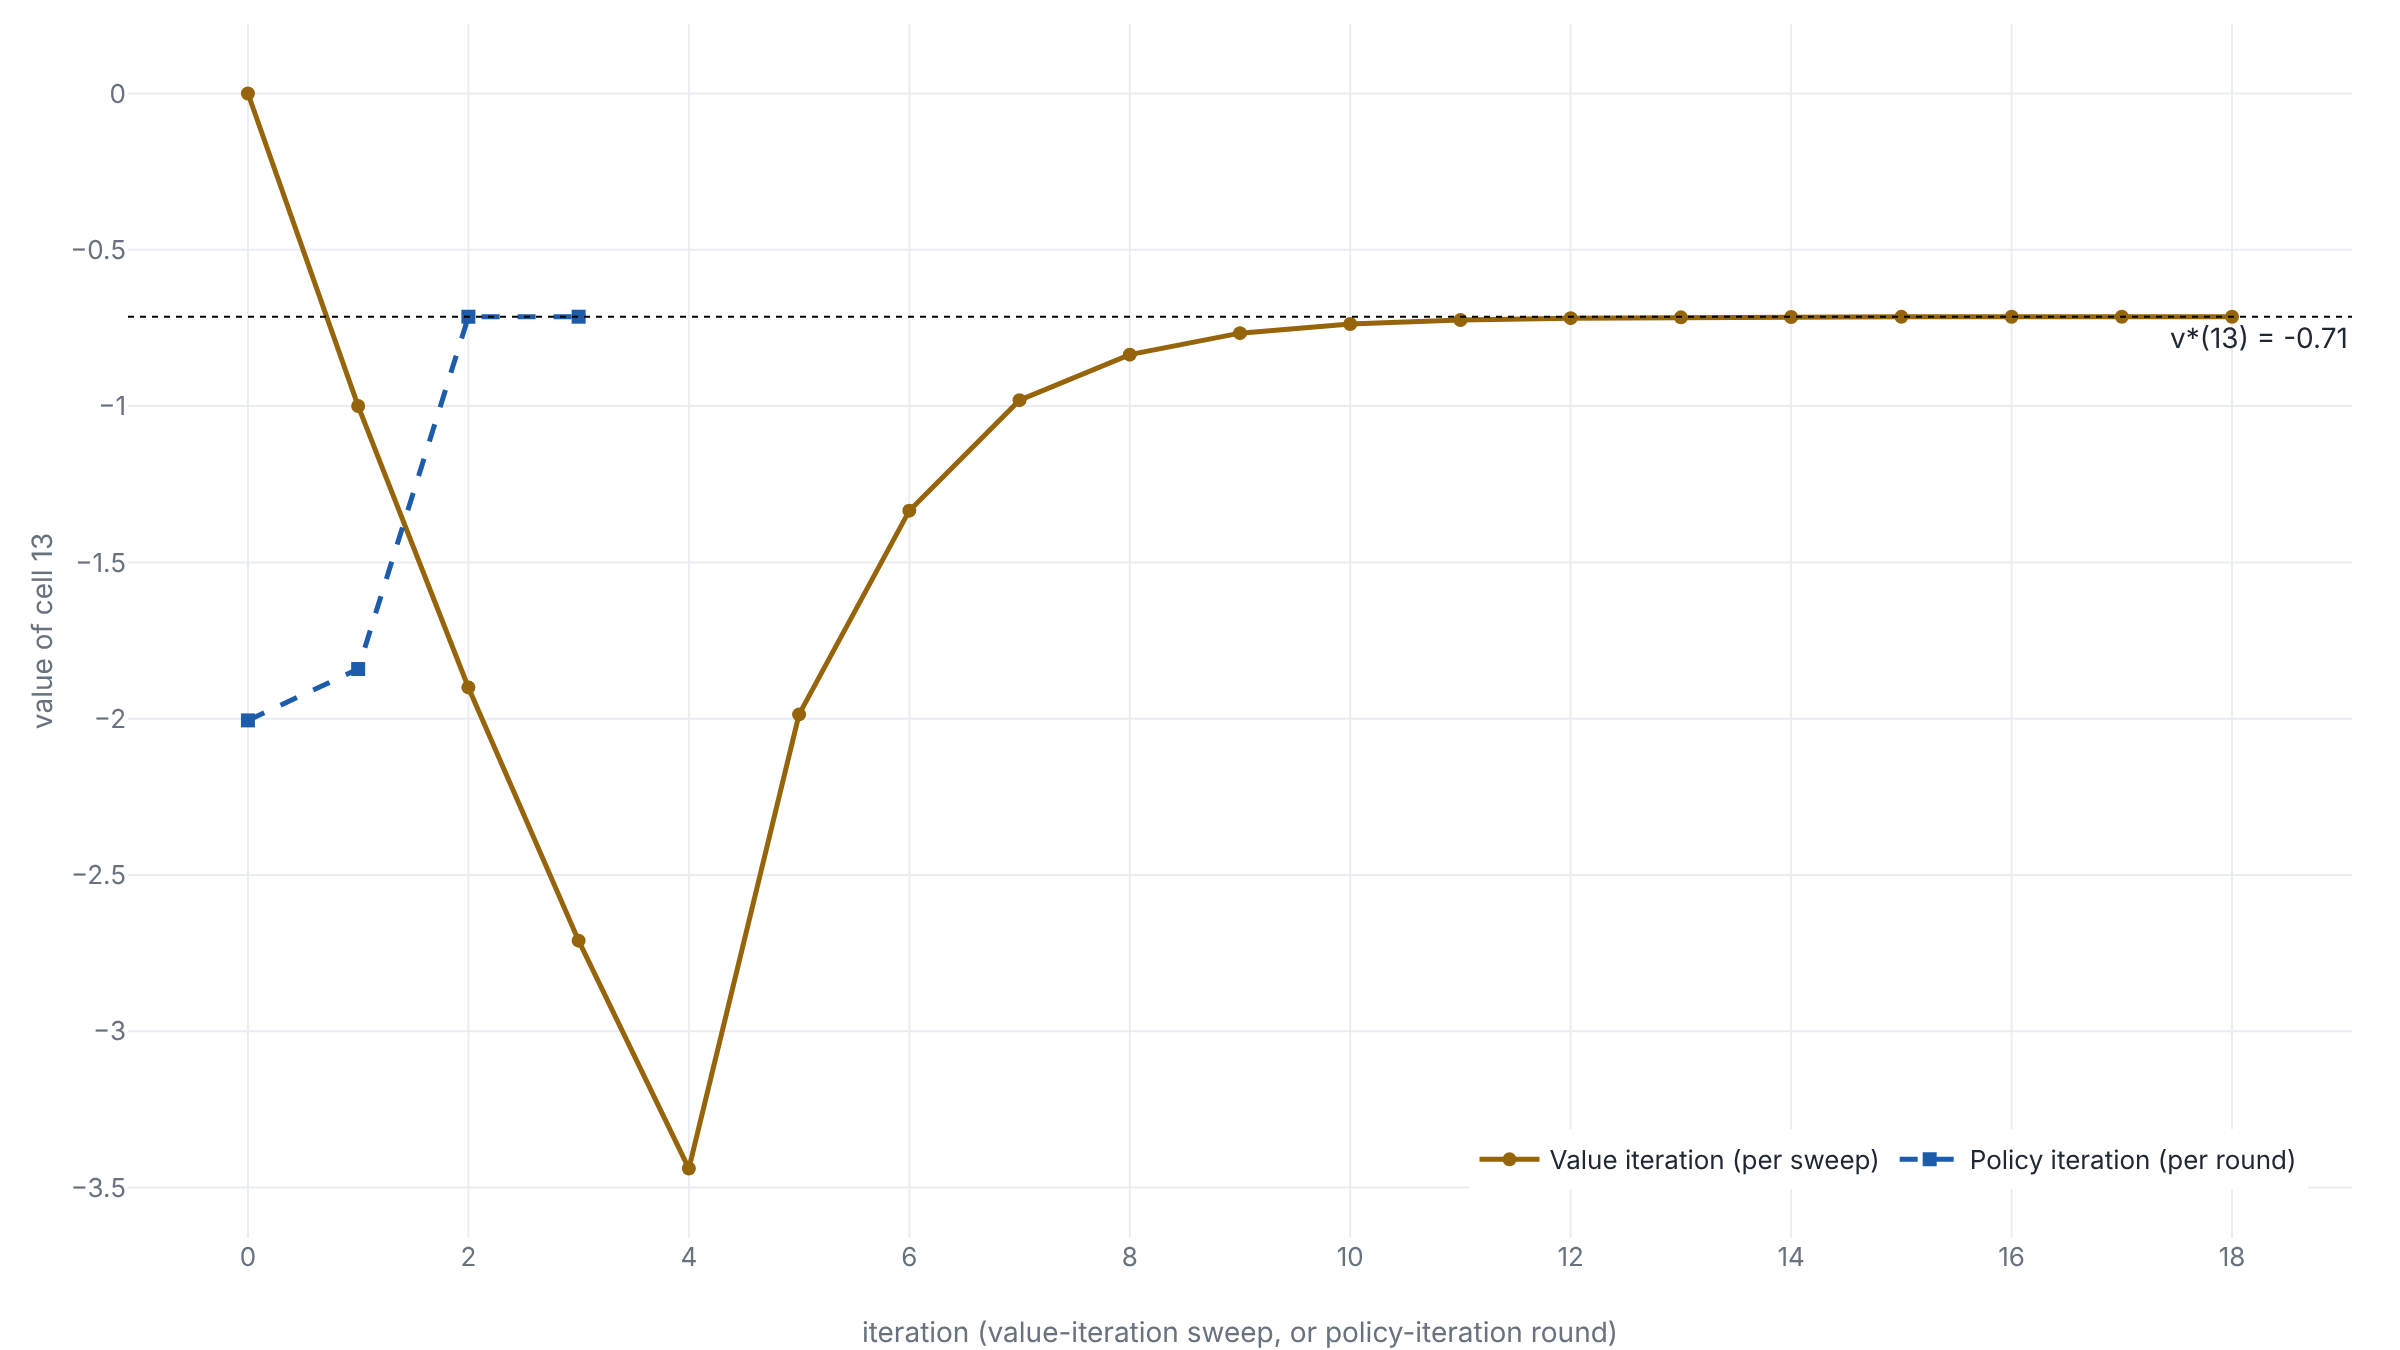

Reproduce this figure in Python.
"""Value of cell 13 as policy iteration and value iteration converge.

Both runs are on lesson 1's grid (slip 0.2, gamma 0.9) from the hand-drawn
policy's starting point (value iteration starts from v = 0). The numbers are the
printed output of control.py (uv run control.py):

Value iteration, v(13) after each sweep 0..18:
  0.0000, -1.0000, -1.9000, -2.7100, -3.4390, -1.9863, -1.3345, -0.9811,
  -0.8355, -0.7668, -0.7377, -0.7245, -0.7188, -0.7162, -0.7151, -0.7146,
  -0.7144, -0.7143, -0.7143

Policy iteration, v(13) after each evaluate-and-improve round 0..3:
  -2.0055, -1.8412, -0.7142, -0.7142

A policy-iteration round solves the full linear system once and takes one greedy
step; a value-iteration sweep is one cheap max pass over the 14 cells. The two
x-axes are plotted together as iteration count, not equal cost. The optimal
value is v_*(13) = -0.7142.
"""

import plotly.graph_objects as go

vi = [
    0.0000, -1.0000, -1.9000, -2.7100, -3.4390, -1.9863, -1.3345, -0.9811,
    -0.8355, -0.7668, -0.7377, -0.7245, -0.7188, -0.7162, -0.7151, -0.7146,
    -0.7144, -0.7143, -0.7143,
]
pi = [-2.0055, -1.8412, -0.7142, -0.7142]
v_star = -0.7142

fig = go.Figure()
fig.add_hline(
    y=v_star,
    line={"width": 1, "dash": "dot"},
    annotation_text="v*(13) = -0.71",
    annotation_position="bottom right",
)
fig.add_trace(
    go.Scatter(
        name="Value iteration (per sweep)",
        x=list(range(len(vi))),
        y=vi,
        mode="lines+markers",
    )
)
fig.add_trace(
    go.Scatter(
        name="Policy iteration (per round)",
        x=list(range(len(pi))),
        y=pi,
        mode="lines+markers",
    )
)
fig.update_layout(
    xaxis_title="iteration (value-iteration sweep, or policy-iteration round)",
    yaxis_title="value of cell 13",
    legend={"yanchor": "bottom", "y": 0.04, "xanchor": "right", "x": 0.98},
    margin={"t": 12},
)
fig.update_xaxes(dtick=2)
